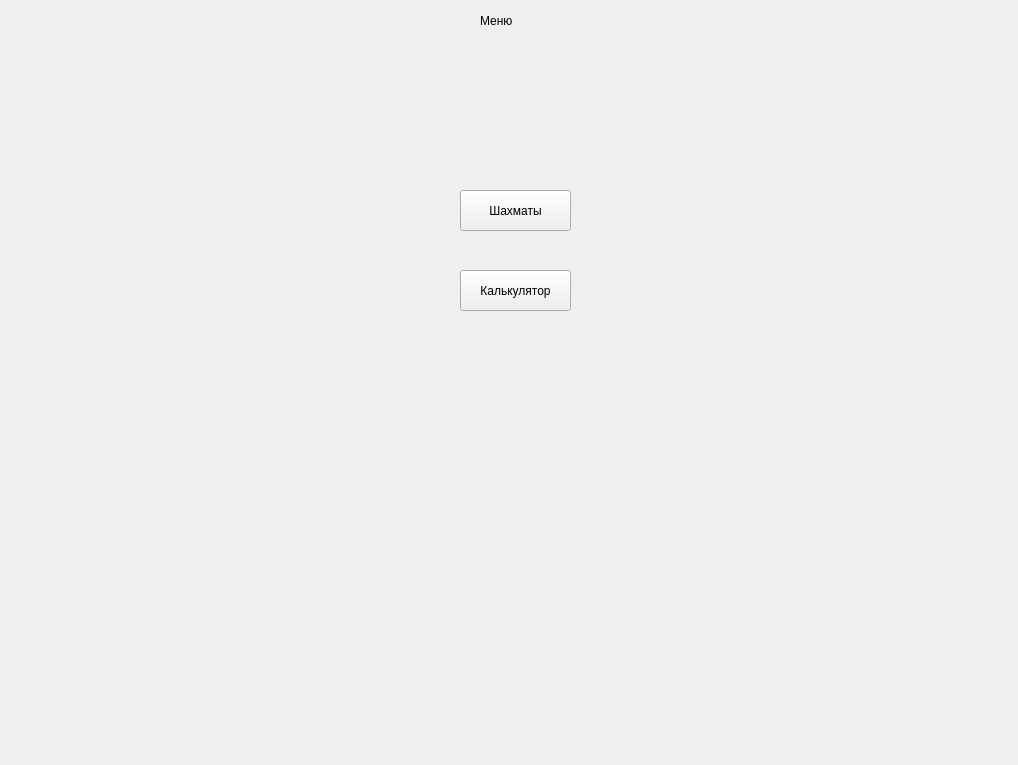
<?xml version="1.0" encoding="UTF-8"?>
<ui version="4.0">
 <class>MainWindow</class>
 <widget class="QMainWindow" name="MainWindow">
  <property name="geometry">
   <rect>
    <x>0</x>
    <y>0</y>
    <width>1018</width>
    <height>765</height>
   </rect>
  </property>
  <property name="windowTitle">
   <string>MainWindow</string>
  </property>
  <widget class="QWidget" name="centralwidget">
   <widget class="QStackedWidget" name="stackedWidget">
    <property name="geometry">
     <rect>
      <x>0</x>
      <y>0</y>
      <width>1011</width>
      <height>751</height>
     </rect>
    </property>
    <widget class="QWidget" name="p_start_window">
     <widget class="QLabel" name="label_2">
      <property name="geometry">
       <rect>
        <x>480</x>
        <y>10</y>
        <width>81</width>
        <height>21</height>
       </rect>
      </property>
      <property name="text">
       <string>Меню</string>
      </property>
     </widget>
     <widget class="QPushButton" name="b_shah">
      <property name="geometry">
       <rect>
        <x>460</x>
        <y>190</y>
        <width>111</width>
        <height>41</height>
       </rect>
      </property>
      <property name="text">
       <string>Шахматы</string>
      </property>
     </widget>
     <widget class="QPushButton" name="b_calculator">
      <property name="geometry">
       <rect>
        <x>460</x>
        <y>270</y>
        <width>111</width>
        <height>41</height>
       </rect>
      </property>
      <property name="text">
       <string>Калькулятор</string>
      </property>
     </widget>
    </widget>
    <widget class="QWidget" name="p_game_window">
     <widget class="QLabel" name="label">
      <property name="geometry">
       <rect>
        <x>230</x>
        <y>60</y>
        <width>601</width>
        <height>601</height>
       </rect>
      </property>
      <property name="text">
       <string/>
      </property>
      <property name="pixmap">
       <pixmap>../../../Pictures/Screenshots/shah.png</pixmap>
      </property>
     </widget>
     <widget class="QPushButton" name="b_back_start_window">
      <property name="geometry">
       <rect>
        <x>888</x>
        <y>74</y>
        <width>101</width>
        <height>41</height>
       </rect>
      </property>
      <property name="text">
       <string>Главное меню</string>
      </property>
     </widget>
    </widget>
   </widget>
  </widget>
 </widget>
 <resources/>
 <connections/>
</ui>
